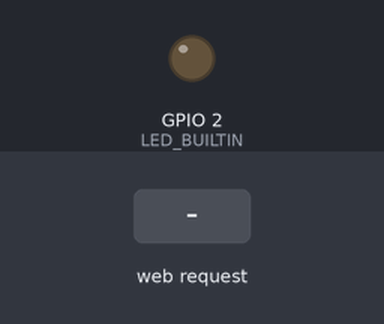
A sketch run on a simulated ESP32. Shown: output pins drawn as LEDs (lit = HIGH). The test bench sets the inputs (shaded band). WiFi joins after 1.5 s; servers stay silent unless stated; what the sketch prints to the serial monitor is not drawn.

Above: at 2.7 s.
2.8 s: HTTP request GET /ping received
At 3.6 s:
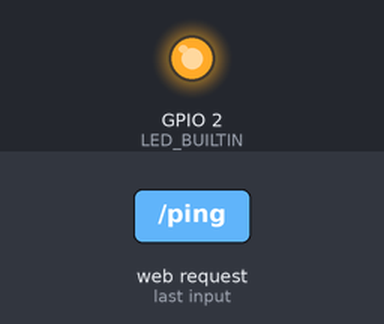
Timing chart, 0 to 5.8 s (numbered marks = the images above; inputs shaded):
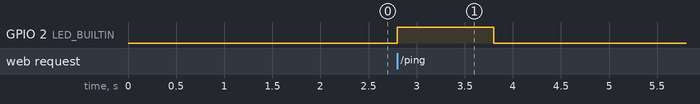

The sketch:

http-server.ino
```cpp
// Experiment wifi server of ESP32

#include <WiFi.h>
#include <WebServer.h>

#define SSID "zenika"
#define PWD "zenika"

WebServer server(3000);

void setup() {
  pinMode(LED_BUILTIN, OUTPUT);
  Serial.begin(115200);
  Serial.print("Connecting to ");
  Serial.println(SSID);
  WiFi.begin(SSID, PWD);
  while (WiFi.status() != WL_CONNECTED) {
    Serial.print(".");
    delay(500);
  }
  Serial.print("Connected. IP: ");
  Serial.println(WiFi.localIP());
  initWebServer();
  Serial.print("Server initialized");
}

void handlePingRequest() {
  server.send(200, "text/html", "OK");
  digitalWrite(LED_BUILTIN, HIGH);
  delay(1000);
  digitalWrite(LED_BUILTIN, LOW);
}

void handleNotFound() {
  server.send(404, "text/html", "NOT FOUND");
}

void initWebServer() {
  server.on("/ping", handlePingRequest);
  server.onNotFound(handleNotFound);
  server.begin();
}

void loop() {
  server.handleClient();
}
```

Measured:
- after the input at 2.8 s, GPIO 2 (LED_BUILTIN): LOW → HIGH at once, → LOW 1.0 s later
